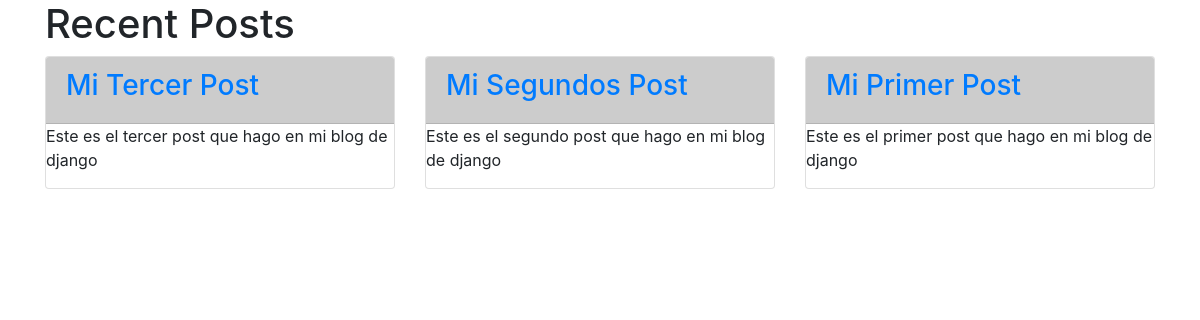
The page / on the database its author committed.
### blog_new/models.py (models this page shows, shortened)
class Post(models.Model):
    title = models.CharField(max_length=255)
    slug = models.CharField(max_length=255, unique=True)
    summary = models.CharField(max_length=300)
    content = models.TextField()
    published = models.BooleanField(default=True)
    created = models.DateTimeField(auto_now_add=True)
    image = models.ImageField(upload_to='img')
    class Meta:
        ordering = ['-created']

### blog_new/views.py (the view)
# urls.py: path('', blog_views.index, name='index'),
def index(request):
    posts = Post.objects.all()
    return render(request, 'index.html', {'posts': posts})

### blog_new/templates/index.html (shortened to what this page needs)
{% extends 'base.html' %}
{% block content %}
<div class="container">
    <div class="row">
        <div class="col-md-12">
            <h1>Recent Posts</h1>
        </div>
    {% for post in posts %}
        <div class="col-md-4">
            <div class="card">
                <div class="card-header" style="background:url({{ post.image.url }})">
                    <h3 class="post-title"><a href="/post/{{ post.slug }}">{{ post.title }}</a></h3>
                </div>
                <p>{{ post.summary }}</p>
            </div>
        </div>
    {% endfor %}
    </div>
</div>
{% endblock %}

### blog_new/templates/base.html (shortened to what this page needs)
<!doctype html>
<html lang="en">
  <head>
    <link rel="stylesheet" href="https://stackpath.bootstrapcdn.com/bootstrap/4.5.2/css/bootstrap.min.css">
  </head>
  <body>
    <div id="content">
      {% block content %}
      {% endblock %}
    </div>
  </body>
</html>

### rows shown on the page
Post: image (placeholder picture), title "Mi Tercer Post", summary "Este es el tercer post que hago en mi blog de django"
Post: image (placeholder picture), title "Mi Segundos Post", summary "Este es el segundo post que hago en mi blog de django"
Post: image (placeholder picture), title "Mi Primer Post", summary "Este es el primer post que hago en mi blog de django"
